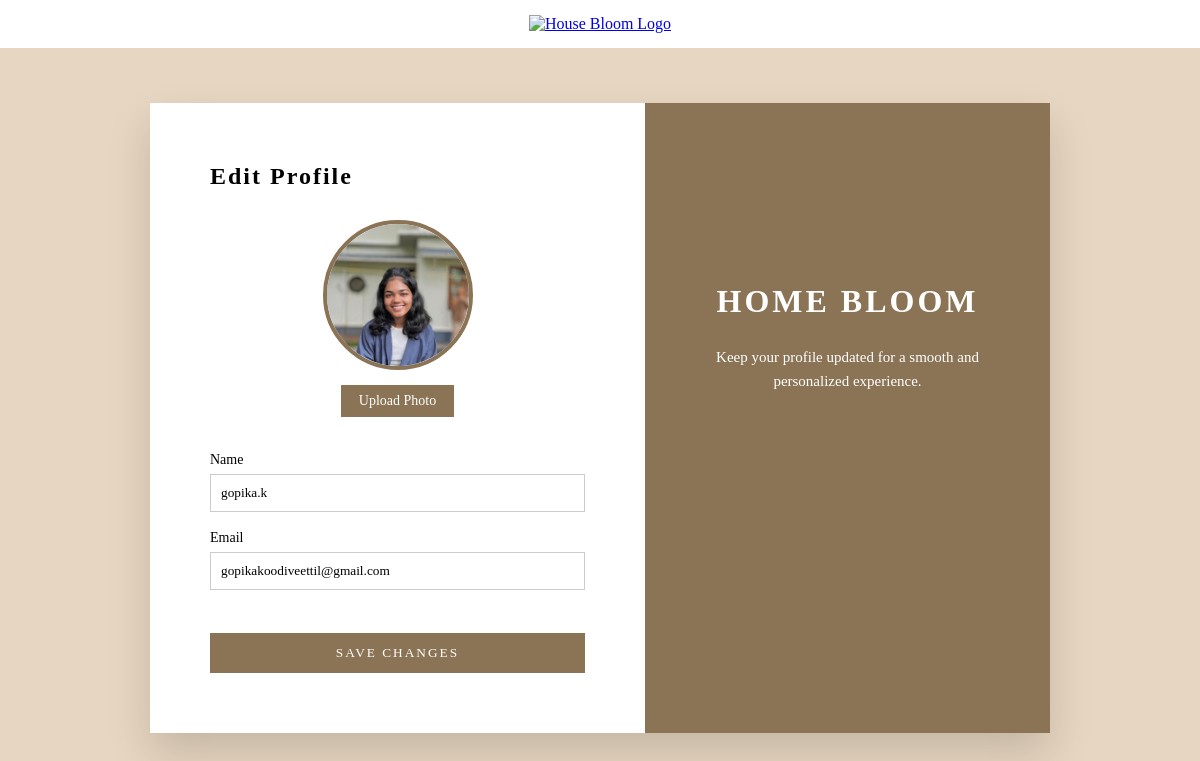
Page /profile/edit/ (signed in) on the committed database.
### bloom/models.py (models this page shows, shortened)
class Profile(models.Model):
    user = models.OneToOneField(settings.AUTH_USER_MODEL, on_delete=models.CASCADE)
    phone = models.CharField(max_length=15, blank=True, null=True)
    image = models.ImageField(upload_to="profiles/", default="profiles/default.jpg")

class User(AbstractUser):
    email = models.EmailField(unique=True)
    USERNAME_FIELD = "email"
    REQUIRED_FIELDS = ["username"]

### bloom/views.py (the view, shortened to what this page needs)
# urls.py: path("profile/edit/", views.editprofile, name="edit_profile"),
@login_required
def editprofile(request):
    profile, _ = Profile.objects.get_or_create(user=request.user)
    return render(request, "editprofile.html", {
        "profile": profile
    })

### bloom/templates/editprofile.html (shortened to what this page needs)
<!DOCTYPE html>
<html lang="en">
<head>
</head>
<body>
<section class="logo-section">
    <a href="/">
        <img src="/media/logo1.png" alt="House Bloom Logo" class="logo">
    </a>
</section>
<div class="profile-wrapper">
    <div class="profile-card">
        <div class="profile-left">
            <h2>Edit Profile</h2>
            <form method="post" enctype="multipart/form-data">
                <div class="profile-image-section">
                    <div class="profile-image-wrapper">
                        <img src="{{ profile.image.url }}" alt="Profile Image">
                    </div>
                    <label for="profileImage" class="upload-btn">
                        Upload Photo
                    </label>
                </div>
                <div class="profile-field">
                    <label>Name</label>
                    <input type="text" name="name" value="{{ request.user.first_name }}">
                </div>
                <div class="profile-field">
                    <label>Email</label>
                    <input type="email" name="email" value="{{ request.user.email }}">
                </div>
                <button type="submit" class="save-btn">
                    SAVE CHANGES
                </button>
            </form>
        </div>
        <div class="profile-right">
            <h1>HOME BLOOM</h1>
            <p>
                Keep your profile updated for a smooth and personalized experience.
            </p>
        </div>
    </div>
</div>
</body>
</html>

### bloom/templates/editprofile.html (style rules this page uses)
* { margin: 0; padding: 0; box-sizing: border-box; font-family: "Georgia", serif; }
body { background: #e7d6c1; }
.logo-section { padding: 15px 0; display: flex; justify-content: center; background-color: #fff; }
.logo { max-width: 250px; width: 100%; height: auto; }
.profile-wrapper { min-height: calc(100vh - 80px); margin-top: 30px; display: flex; justify-content: center; align-items: center; padding: 0 16px 40px; }
.profile-card { width: 100%; max-width: 900px; display: flex; background: #fff; box-shadow: 0 20px 40px rgba(0,0,0,0.15); }
.profile-left { width: 55%; padding: 60px; }
.profile-left h2 { margin-bottom: 30px; letter-spacing: 2px; }
.profile-image-section { text-align: center; margin-bottom: 35px; }
.profile-image-wrapper { width: 150px; height: 150px; margin: 0 auto 15px; border-radius: 50%; overflow: hidden; border: 4px solid #8b7355; background: #f5f5f5; }
.profile-image-wrapper img { width: 100%; height: 100%; object-fit: cover; }
.upload-btn { display: inline-block; padding: 8px 18px; background: #8b7355; color: #fff; font-size: 14px; cursor: pointer; }
.profile-field { margin-bottom: 18px; }
.profile-field label { display: block; font-size: 14px; margin-bottom: 6px; }
.profile-field input { width: 100%; padding: 10px; border: 1px solid #ccc; }
.save-btn { margin-top: 25px; width: 100%; padding: 12px; background: #8b7355; color: #fff; border: none; letter-spacing: 2px; cursor: pointer; }
.profile-right { width: 45%; background: #8b7355; color: #fff; padding: 60px; text-align: center; }
.profile-right h1 { margin-top: 120px; letter-spacing: 3px; }
.profile-right p { margin-top: 25px; font-size: 15px; line-height: 1.6; }

### rows in the picture
Profile: image (picture)
User: name "gopika.k", email "gopikakoodiveettil@gmail.com"
